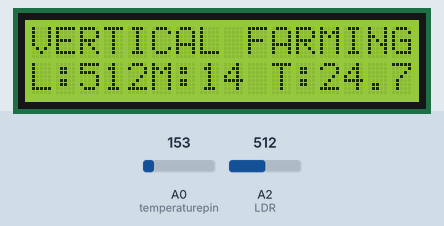
Simulated run of this sketch. Board: Arduino Uno, built with avr-gcc and run on an emulated ATmega328P. On the bench: 16×2 character LCD. The inputs (shaded band) are chosen by the test bench; at power-on: A0 (temperaturepin) = 153, A2 (LDR) = 512. What the sketch prints to the serial monitor is not drawn.

Above: at 2.7 s.
2.8 s: A0 (temperaturepin) set to 165
At 6.1 s:
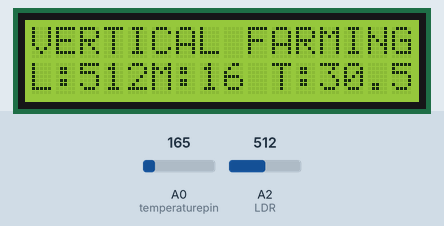
6.6 s: A2 (LDR) set to 490
At 9.2 s:
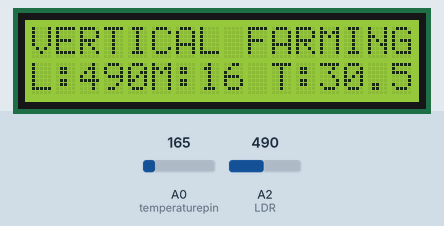
9.6 s: A0 (temperaturepin) set to 175
At 12.4 s:
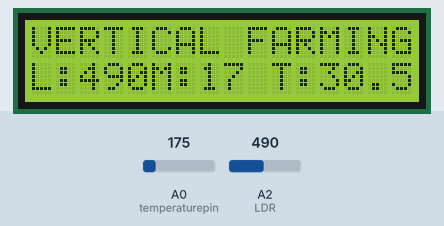
15.6 s: A2 (LDR) set to 510
At 17.5 s:
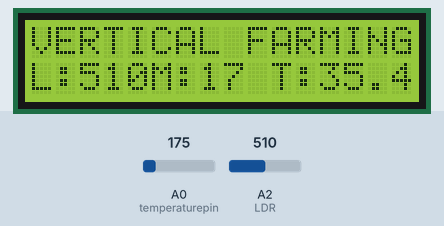
18.7 s: A0 (temperaturepin) set to 191
At 20.6 s:
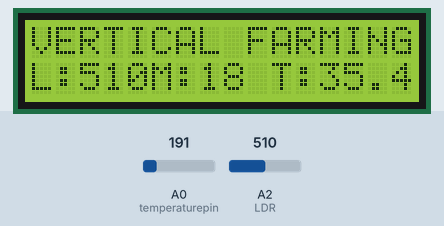
24.7 s: A2 (LDR) set to 306
At 27.0 s:
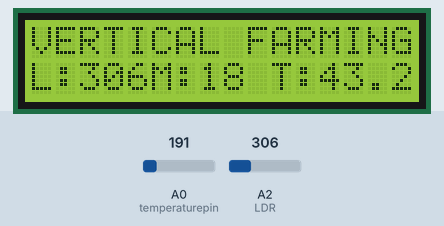
Timing chart, 0 to 28.5 s (numbered marks = the images above; inputs shaded):
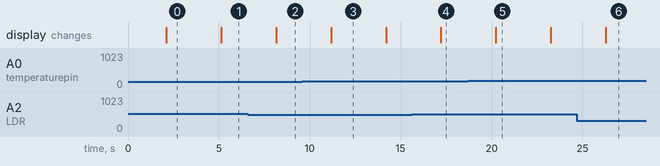

Measured:
- after the input at 2.8 s, the display: changes after 2.3 s (image 1)
- after the input at 6.6 s, the display: changes after 1.5 s (image 2)
- after the input at 9.6 s, the display: changes after 1.6 s (image 3)
- after the input at 15.6 s, the display: changes after 1.6 s (image 4)
- after the input at 18.7 s, the display: changes after 1.5 s (image 5)
- after the input at 24.7 s, the display: changes after 1.6 s (image 6)
- what the display in image 3 shows lasts 3.0 s, from 11.2 s to 14.2 s

The sketch:

vertical_sep15a.ino
```cpp
//https://www.tinkercad.com/things/1skZljAbK7g-glorious-gogo-rottis/editel
//vertical farming model
//By Topher Telecoms
#include <Adafruit_LiquidCrystal.h>
Adafruit_LiquidCrystal lcd_1(0);
#define temperaturepin A0
#define our_voltage 5.0
#define moisture_pin A1
#define LED 13
const int LDR = A2;
int ldr_val = 0;
int moisture = 0;
int moisture_percentage = 0;
void setup()
{
 Serial.begin(9600);
  pinMode(A1, INPUT);
 // pinMode(A2, INPUT);
lcd_1.begin(16, 2);
lcd_1.print("VERTICAL FARMING");

}

void loop()
{

  //temperature sensor
  int temp_reading = analogRead(temperaturepin);
  float voltage = temp_reading * (our_voltage / 1024.0);
// Converting the voltage into the temperature in Celsius
  float temperatureC = (voltage - 0.5) * 100;
  Serial.print("Temperature: ");
  Serial.print(temperatureC);
  Serial.println(" degrees");
  delay(1000);
  //turn fan on if temperature is greater than 30 degrees
   if (temperatureC > 30) {
    digitalWrite(12, HIGH);

  }
  else{
     digitalWrite(12, LOW);
  }
 // soil moisture sensor
  moisture = analogRead(A0);
  moisture_percentage  = map(moisture, 0, 1023, 0, 100);
  Serial.print("Moisture = ");
  Serial.print(moisture_percentage);
  Serial.println(" %");
  delay(1000);
  if (moisture_percentage < 20) {
    digitalWrite(11, HIGH);
  }
  else{
     digitalWrite(11, LOW);
  }
  //ldr sensor
  ldr_val = analogRead(LDR);
  Serial.print("LDR Value is: ");
  Serial.println(ldr_val);
  lcd_1.setCursor(0,1);
  lcd_1.print("L:");
  lcd_1.setCursor(2,1);
  lcd_1.print(ldr_val);
  lcd_1.setCursor(5,1);
  lcd_1.print("M:");
  lcd_1.setCursor(7,1);
  lcd_1.print(moisture_percentage);
  lcd_1.setCursor(10,1);
  lcd_1.print("T:");
  lcd_1.setCursor(12,1);
  lcd_1.print(temperatureC);
  delay(1000);
  if (ldr_val < 500) {
    digitalWrite(LED, HIGH);
  }
  else{
     digitalWrite(LED, LOW);
  }

  //LCD
  lcd_1.setCursor(2, 0);
  lcd_1.setBacklight(1);

}
```
